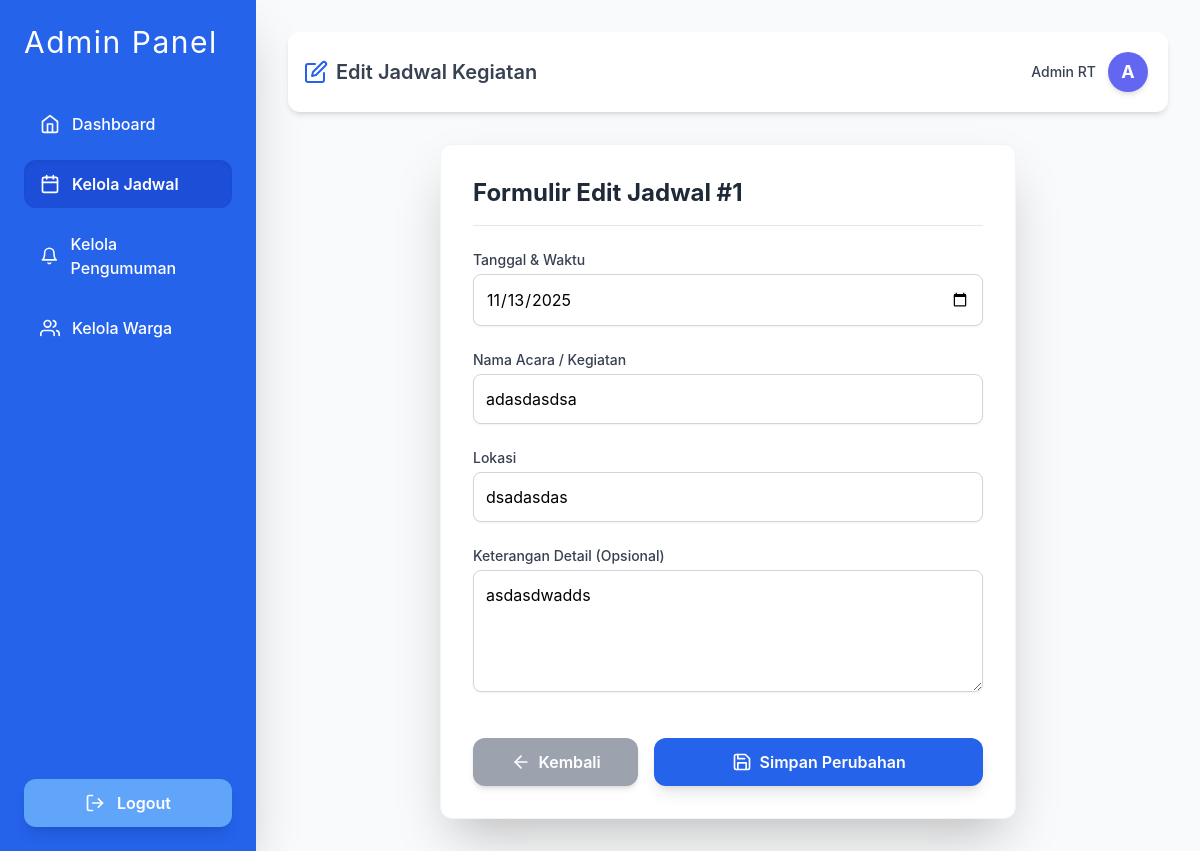
/jadwalin/admin/edit_jadwal.php?id=1, run on the app's committed database.
### tables this page shows
CREATE TABLE `jadwal` (
  `id` int(200) NOT NULL,
  `tanggal` date NOT NULL,
  `acara` varchar(20) NOT NULL,
  `keterangan` varchar(255) NOT NULL,
  `lokasi` varchar(100) NOT NULL
);

### jadwalin/admin/edit_jadwal.php (the view, shortened to what this page needs)
<?php
include '../koneksi/koneksi.php';
$nama = "Admin RT";
$inisial = "A";
$nama_admin = $nama;
$id_jadwal = isset($_GET['id']) ? (int) $_GET['id'] : 0;
$data_jadwal = null;
if ($id_jadwal > 0) {
    $query = "SELECT * FROM jadwal WHERE id = $id_jadwal";
    $result = mysqli_query($koneksi, $query);
    if ($result && mysqli_num_rows($result) > 0) {
        $data_jadwal = mysqli_fetch_assoc($result);
    } else {
        $notif_message = "Data jadwal dengan ID #{$id_jadwal} tidak ditemukan di database.";
        $notif_class = "bg-red-100 border-red-500 text-red-700";
    }
} else {
    $notif_message = "Error: ID Jadwal tidak valid.";
    $notif_class = "bg-red-100 border-red-500 text-red-700";
}
$id = $id_jadwal;
?>
<!DOCTYPE html>
<html lang="id">
<head>
    <script src="https://cdn.tailwindcss.com"></script>
</head>
<body class="bg-gray-50 min-h-screen flex">
    <div class="w-64 min-h-screen bg-blue-600 p-6 shadow-2xl fixed flex flex-col justify-between">
        <div>
            <h1 class="text-3xl font-poppins text-white mb-10 tracking-wider">Admin Panel
            </h1>
            <ul class="space-y-3">
                <li><a href="../index/admin.php"
                        class="flex items-center gap-3 py-3 px-4 rounded-xl text-white font-medium hover:bg-blue-700 transition duration-200"><i
                            data-feather="home" class="w-5 h-5"></i> Dashboard</a></li>
                <li><a href="../admin/jadwal_kegiatan.php"
                        class="flex items-center gap-3 py-3 px-4 rounded-xl bg-blue-700 text-white font-semibold shadow-inner transition duration-200"><i
                            data-feather="calendar" class="w-5 h-5"></i> Kelola Jadwal</a></li>
                <li><a href="../admin/pengumuman.php"
                        class="flex items-center gap-3 py-3 px-4 rounded-xl text-white font-medium hover:bg-blue-700 transition duration-200"><i
                            data-feather="bell" class="w-5 h-5"></i> Kelola Pengumuman</a></li>
                <li><a href="../admin/manajement_warga.php"
                        class="flex items-center gap-3 py-3 px-4 rounded-xl text-white font-medium hover:bg-blue-700 transition duration-200"><i
                            data-feather="users" class="w-5 h-5"></i> Kelola Warga</a></li>
            </ul>
        </div>
        <a href="../aksi/logout.php"
            class="flex items-center gap-3 py-3 px-4 rounded-xl bg-blue-400 text-white font-semibold hover:bg-red-500 transition duration-200 justify-center shadow-lg">
            <i data-feather="log-out" class="w-5 h-5"></i> Logout
        </a>
    </div>
    <div class="ml-64 w-full flex flex-col p-8">
        <header
            class="bg-white shadow-md p-4 flex justify-between items-center sticky top-0 z-10 w-full mb-8 rounded-xl">
            <div class="flex items-center gap-2 text-xl font-semibold text-gray-700">
                <span class="text-blue-600"><i data-feather="edit" class="w-6 h-6"></i></span>
                Edit Jadwal Kegiatan
            </div>
            <div class="flex items-center gap-3 group p-1 rounded-full cursor-pointer">
                <span class="text-sm font-medium text-gray-700"><?= $nama_admin ?></span>
                <div
                    class="w-10 h-10 bg-indigo-500 text-white rounded-full flex items-center justify-center font-bold text-lg shadow-md">
                    <?= $inisial ?>
                </div>
            </div>
        </header>
        <div class="w-full max-w-xl mx-auto bg-white rounded-xl shadow-2xl p-8 border border-gray-100">
            <h2 class="text-2xl font-bold text-gray-800 mb-6 border-b pb-4">Formulir Edit Jadwal #<?= $id ?></h2>
            <?php if ($data_jadwal): ?>
                <form method="post" action="edit_jadwal.php?id=<?= $id ?>" class="space-y-6">
                    <div class="mb-4">
                        <label for="tanggal" class="block text-sm font-medium text-gray-700 mb-1">Tanggal & Waktu</label>
                        <input type="date" id="tanggal" name="tanggal"
                            value="<?= htmlspecialchars($data_jadwal['tanggal']) ?>" required
                            class="w-full border border-gray-300 p-3 rounded-lg focus:ring-blue-500 focus:border-blue-500 transition duration-200 shadow-sm">
                    </div>
                    <div>
                        <label for="acara" class="block text-sm font-medium text-gray-700 mb-1">Nama Acara /
                            Kegiatan</label>
                        <input type="text" id="acara" name="acara" value="<?= htmlspecialchars($data_jadwal['acara']) ?>"
                            required
                            class="w-full border border-gray-300 p-3 rounded-lg focus:ring-blue-500 focus:border-blue-500 transition duration-200 shadow-sm">
                    </div>
                    <div>
                        <label for="lokasi" class="block text-sm font-medium text-gray-700 mb-1">Lokasi</label>
                        <input type="text" id="lokasi" name="lokasi" value="<?= htmlspecialchars($data_jadwal['lokasi']) ?>"
                            required
                            class="w-full border border-gray-300 p-3 rounded-lg focus:ring-blue-500 focus:border-blue-500 transition duration-200 shadow-sm">
                    </div>
                    <div>
                        <label for="keterangan" class="block text-sm font-medium text-gray-700 mb-1">Keterangan Detail
                            (Opsional)</label>
                        <textarea id="keterangan" name="keterangan" rows="4"
                            class="w-full border border-gray-300 p-3 rounded-lg focus:ring-blue-500 focus:border-blue-500 transition duration-200 shadow-sm"><?= htmlspecialchars($data_jadwal['keterangan']) ?></textarea>
                    </div>
                    <div class="pt-4 flex justify-between gap-4">
                        <a href="../admin/jadwal_kegiatan.php"
                            class="w-1/3 bg-gray-400 text-white px-6 py-3 rounded-xl font-semibold hover:bg-gray-500 transition duration-200 shadow-md flex items-center justify-center gap-2">
                            <i data-feather="arrow-left" class="w-5 h-5"></i> Kembali
                        </a>
                        <button type="submit"
                            class="w-2/3 bg-blue-600 text-white px-6 py-3 rounded-xl font-semibold hover:bg-blue-700 transition duration-200 shadow-lg flex items-center justify-center gap-2">
                            <i data-feather="save" class="w-5 h-5"></i>
                            Simpan Perubahan
                        </button>
                    </div>
                </form>
            <?php endif; ?>
        </div>
    </div>
</body>
</html>

### jadwalin/admin/edit_jadwal.php (style rules this page uses)
body { font-family: 'Inter', sans-serif; }

### data on the page
jadwal: tanggal "11/13/2025", acara "adasdasdsa", lokasi "dsadasdas", keterangan "asdasdwadds"

### other printed values
$nama_admin "Admin RT"
$inisial "A"
$id "1"
